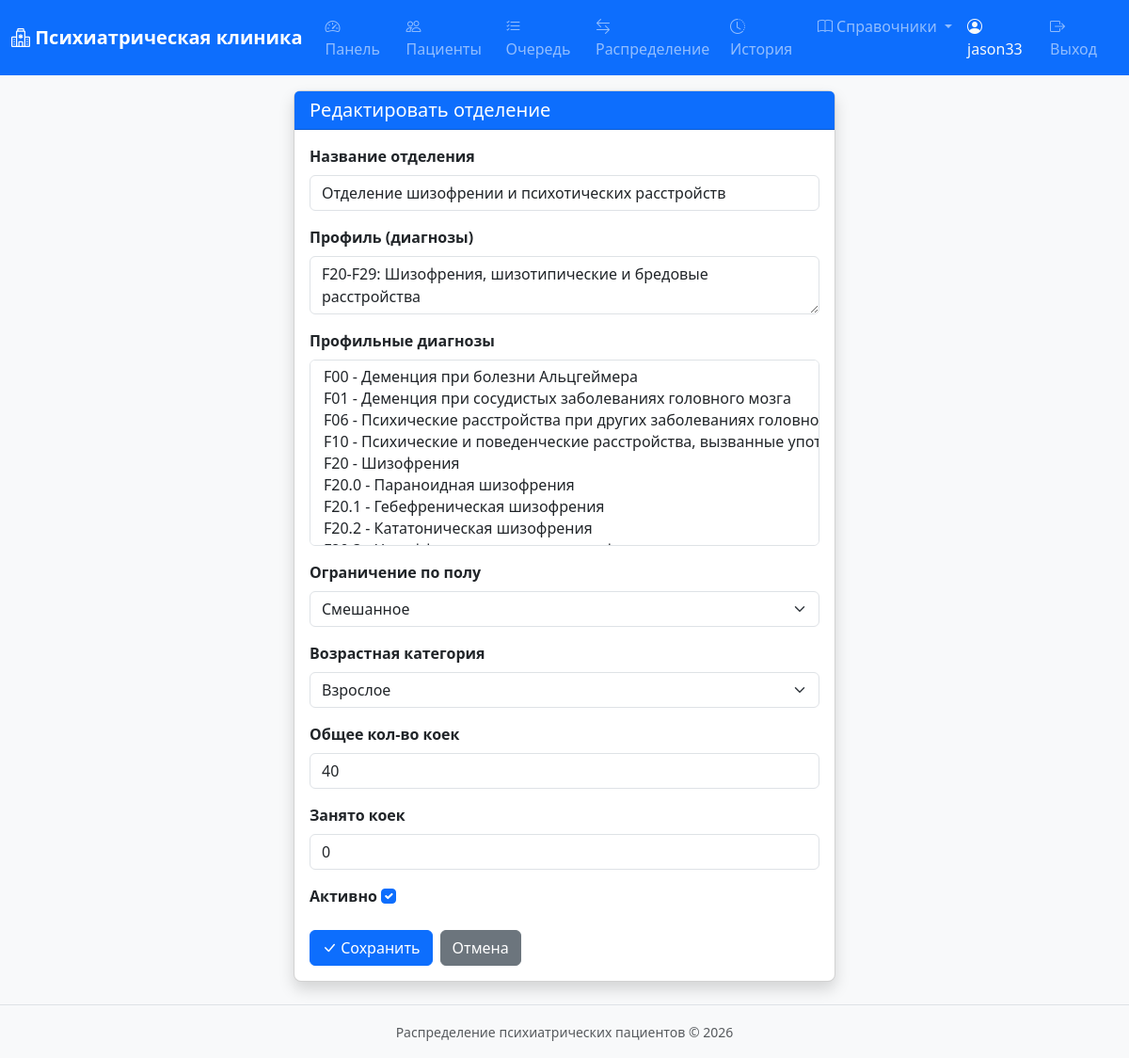
Page /references/departments/1/edit/ (signed in) on the earlier database version.
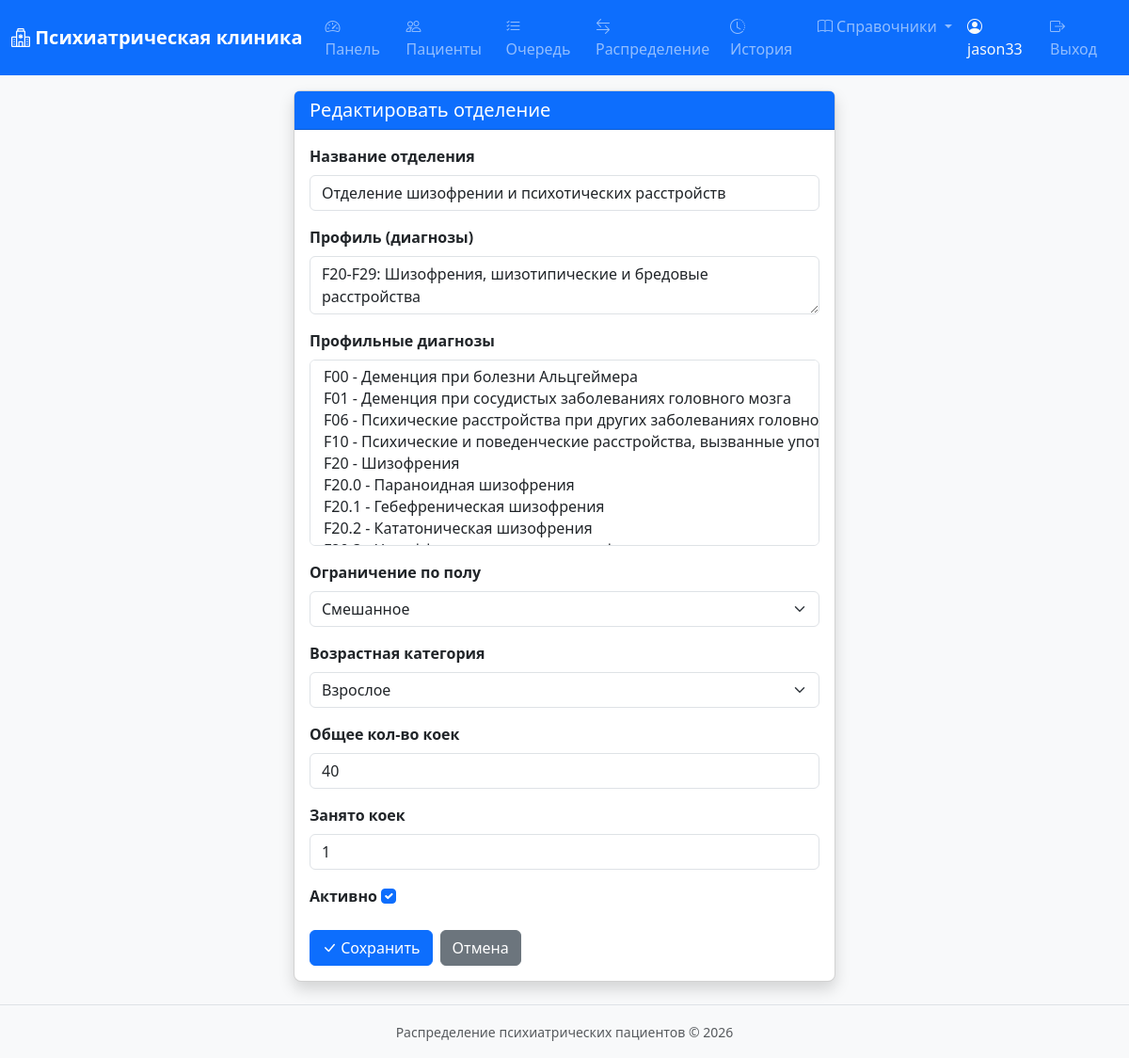
Same page on the later database version.
### apps/references/models.py (models this page shows, shortened)
class Department(models.Model):
    GENDER_CHOICES = [
        ('M', 'Мужское'),
        ('F', 'Женское'),
        ('ANY', 'Смешанное'),
    ]
    AGE_CHOICES = [
        ('CHILD', 'Детское/Подростковое'),
        ('ADULT', 'Взрослое'),
        ('ANY', 'Любой возраст'),
    ]
    name = models.CharField(max_length=200, verbose_name='Название отделения')
    profile = models.CharField(max_length=500, blank=True, verbose_name='Профиль (диагнозы)')
    profile_diagnoses = models.ManyToManyField(
        Diagnosis, blank=True, related_name='departments', verbose_name='Профильные диагнозы'
    )
    gender_restriction = models.CharField(
        max_length=3, choices=GENDER_CHOICES, default='ANY', verbose_name='Ограничение по полу'
    )
    age_category = models.CharField(
        max_length=5, choices=AGE_CHOICES, default='ANY', verbose_name='Возрастная категория'
    )
    total_beds = models.PositiveIntegerField(default=0, verbose_name='Общее кол-во коек')
    occupied_beds = models.PositiveIntegerField(default=0, verbose_name='Занято коек')
    is_active = models.BooleanField(default=True, verbose_name='Активно')
    class Meta:
        verbose_name = 'Отделение'
        verbose_name_plural = 'Отделения'
        ordering = ['name']

### apps/references/views.py (the view)
# urls.py: path('departments/<int:pk>/edit/', views.department_edit_view, name='department_edit'),
@login_required
def department_edit_view(request, pk):
    item = get_object_or_404(Department, pk=pk)
    if request.method == 'POST':
        form = DepartmentForm(request.POST, instance=item)
        if form.is_valid():
            form.save()
            messages.success(request, 'Отделение обновлено.')
            return redirect('references:department_list')
    else:
        form = DepartmentForm(instance=item)
    return render(request, 'references/form.html', {'form': form, 'title': 'Редактировать отделение'})

### apps/references/forms.py
class DepartmentForm(forms.ModelForm):
    class Meta:
        model = Department
        fields = [
            'name', 'profile', 'profile_diagnoses',
            'gender_restriction', 'age_category',
            'total_beds', 'occupied_beds', 'is_active'
        ]
        widgets = {
            'name': forms.TextInput(attrs={'class': 'form-control'}),
            'profile': forms.Textarea(attrs={'class': 'form-control', 'rows': 2}),
            'profile_diagnoses': forms.SelectMultiple(attrs={'class': 'form-select', 'size': 8}),
            'gender_restriction': forms.Select(attrs={'class': 'form-select'}),
            'age_category': forms.Select(attrs={'class': 'form-select'}),
            'total_beds': forms.NumberInput(attrs={'class': 'form-control', 'min': 0}),
            'occupied_beds': forms.NumberInput(attrs={'class': 'form-control', 'min': 0}),
            'is_active': forms.CheckboxInput(attrs={'class': 'form-check-input'}),
        }

### apps/references/models.py (called while the page is built)
    def __str__(self):
        return f'{self.code} - {self.name}'

### apps/references/templates/references/form.html (shortened to what this page needs)
{% extends "base.html" %}
{% block content %}
<div class="row justify-content-center mt-3">
    <div class="col-md-6">
        <div class="card shadow">
            <div class="card-header bg-primary text-white">
                <h5 class="mb-0">{{ title }}</h5>
            </div>
            <div class="card-body">
                <form method="post">
                    {% for field in form %}
                    <div class="mb-3">
                        <label for="{{ field.id_for_label }}" class="form-label fw-bold">{{ field.label }}</label>
                        {{ field }}
                    </div>
                    {% endfor %}
                    <div class="d-flex gap-2">
                        <button type="submit" class="btn btn-primary">
                            <i class="bi bi-check-lg"></i> Сохранить
                        </button>
                        <a href="javascript:history.back()" class="btn btn-secondary">Отмена</a>
                    </div>
                </form>
            </div>
        </div>
    </div>
</div>
{% endblock %}

Differences in the rows shown:
changed Department "Отделение шизофрении и психотических расстройств": occupied_beds "0" → "1"
